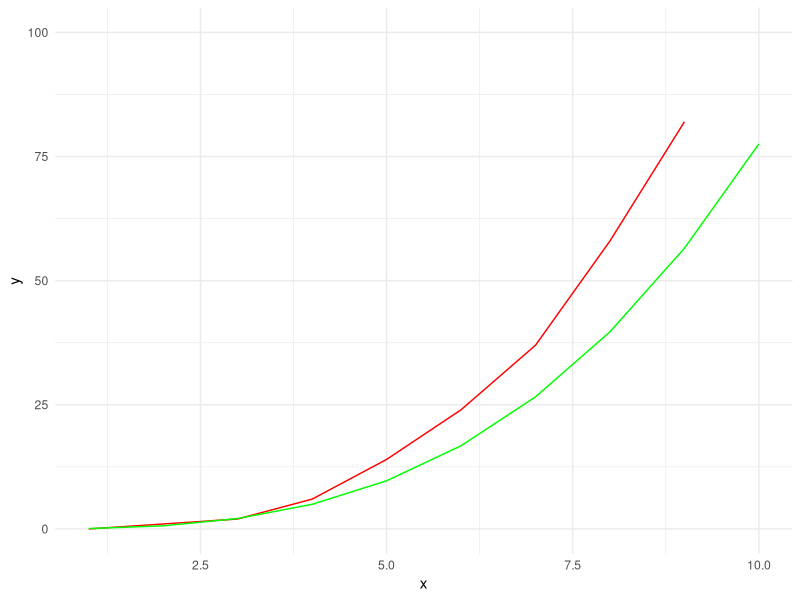
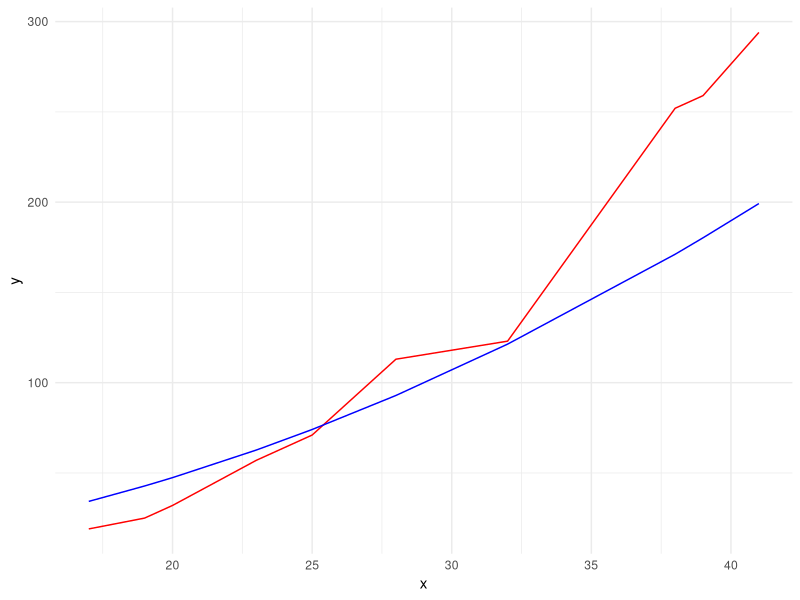
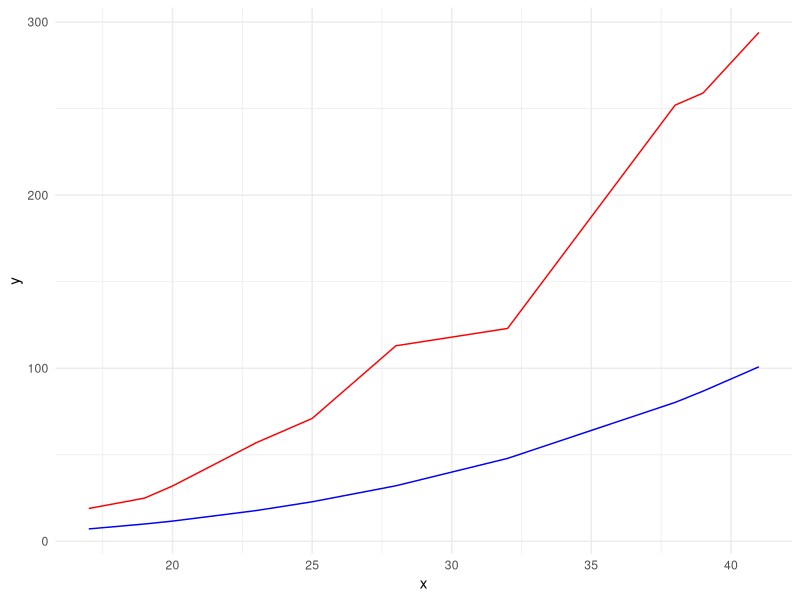

Generate these figures, in order, with R:
## ---- chunk 1
library(ggplot2)
y <- c(0, 1, 2, 6, 14, 24, 37, 58, 82, 114)
x <- c(1:10)
df <- as.data.frame(cbind(y,x))
df$y2 <- df$y^(1/3)
df$k <- df$y2/df$x
k <- mean(df$k)
df$model <- (k^3)*df$x^3

ggplot() + 
  geom_line(data = df, aes(x, y), color = 'red') +
  geom_line(data = df, aes(x,model), color = 'green') +
  theme_minimal() +
  ylim(0,100)
## ---- chunk 2
x <- c(17,19,20,23,25,28,32,38,39,41)
y <- c(19,25,32,57,71,113,123,252,259,294)
df <- as.data.frame(cbind(x,y))
## ---- chunk 3
library(ggplot2)
df$y2 <- df$y^(1/2)
df$k <- df$y2/df$x
k <- mean(df$k)
df$model <- (k^2)*df$x^2

ggplot() + 
  geom_line(data = df, aes(x, y), color = 'red') +
  geom_line(data = df, aes(x, model), color = 'blue') +
  theme_minimal() 
## ---- chunk 4
library(ggplot2)
df$y2 <- df$x^(1/3)
df$k <- df$y2/df$x
k <- mean(df$k)
df$model <- (k^3)*df$x^3

ggplot() + 
  geom_line(data = df, aes(x, y), color = 'red') +
  geom_line(data = df, aes(x,model), color = 'blue') +
  theme_minimal() 
